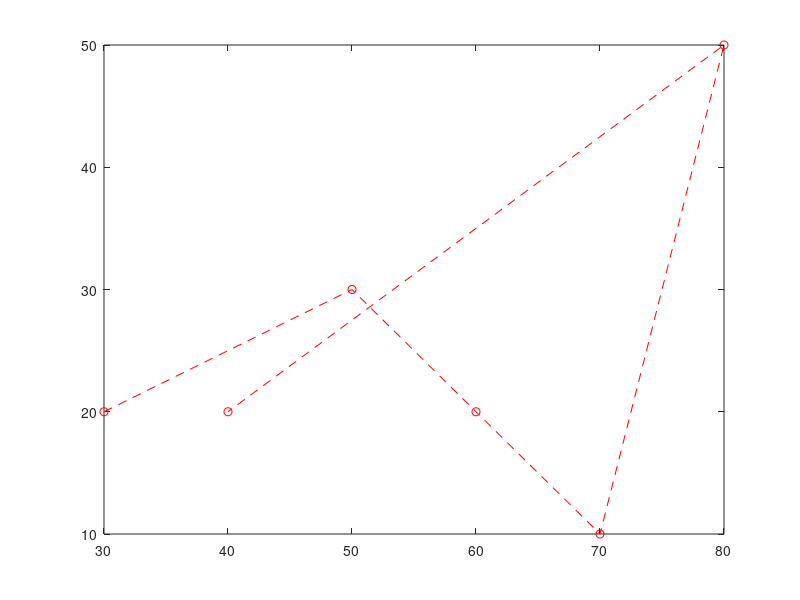

Reproduce this figure in MATLAB. (Note: this script raises an error after producing the figure.)
clear
axis equal
px =[30, 50, 60 , 70, 80, 40,];
py =[20, 30, 20, 10, 50, 20,];

 plot(px,py,'ro--');
 hold on

n = 5;

syms t 

fx(t)= 0*t;
fy(t)= 0*t;

for i=0:n
    b=nchoosek(n, i)*t^i*(1-t)^(n-i);
    fx(t)= fx(t)+b*px(i+1);
    fy(t)= fy(t)+b*py(i+1);
end
fplot(fx,fy,[0 1],'blue');
t0 = 0.6;

fplot(fx(t0),fy(t0),'*','MarkerSize',10)

fxd= diff(fx, t);
fyd= diff(fy, t);
quiver(fx(t0),fy(t0),fxd(t0),fyd(t0));

quiver(fx(0),fy(0),fxd(0),fyd(0));
quiver(fx(1),fy(1),fxd(1),fyd(1));